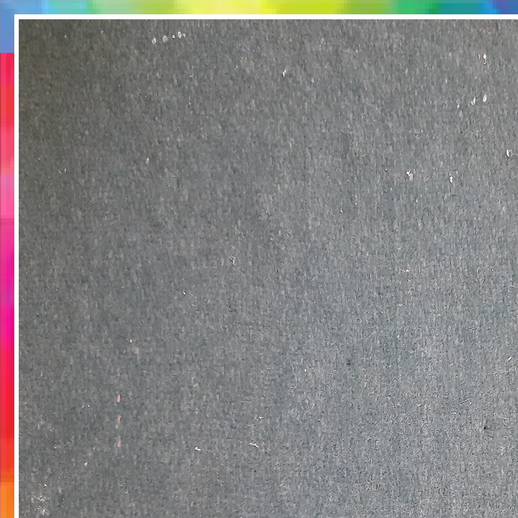
#> input picture input/raw/1.png, 518 x 518 px, shrunk from 940 x 940 before the run
$ python image_stitching_simple.py
#> lines starting #> are read from the running program, lines starting #| are printed output that depends on the picture
from imutils import paths
import numpy as np
import argparse
import imutils
import cv2

def rotateImage90R(src):
        img = cv2.imread(src)
        #print(type(img))
        #print(img.shape)

        img_rotate_90_clockwise = cv2.rotate(img, cv2.ROTATE_90_CLOCKWISE)
        cv2.imwrite(src, img_rotate_90_clockwise)

def loadImages(src):
#> called with src = 'input/raw'
        print("[INFO] loading images...")
        imagePaths = sorted(list(paths.list_images(src)))
        images = []

        for imagePath in imagePaths:
                image = cv2.imread(imagePath)
#> image is the input picture: shape (518, 518, 3); mean B, G, R 130.1, 130.3, 131.5
                images.append(image)

        return images

def stitchImages(images, dest):
        print("[INFO] stitching images...")
        stitcher = cv2.createStitcher() if imutils.is_cv3() else cv2.Stitcher_create()
        (status, stitched) = stitcher.stitch(images)

        if status == 0:
                print("[INFO] stitching complete...")

                cv2.imwrite(dest, stitched)

                '''
                cv2.imshow("Stitched", stitched)
                cv2.waitKey(0)
                #'''

                rotateImage90R(dest)
                return True
        else:
                print("[INFO] image stitching failed ({})".format(status))
                return False


# Driver Code
args = {}
args['images'] = 'input'# input('Source folder:')
args['output'] = 'output'# input('Dest/file:')
#print(args)

print('Source     : ', args['images'])
print('Destination: ', args['output'])
count = 2#int(input('Enter no. of rows: '))

images = loadImages(args['images']+'/raw')
#> images = 3 items
#print(images)

if(count == 3):
        print('Row 1:')
        stitchImages(images[:3], args['images']+'/row/1.jpg')
        print('Row 2:')
        stitchImages(images[3:6], args['images']+'/row/2.jpg')
        print('Row 3:')
        stitchImages(images[6:], args['images']+'/row/3.jpg')
elif(count == 2):
        print('Row 1:')
        stitchImages(images[:2], args['images']+'/row/1.jpg')
#> in stitchImages, `(status, stitched) = stitcher.stitch(images)`:
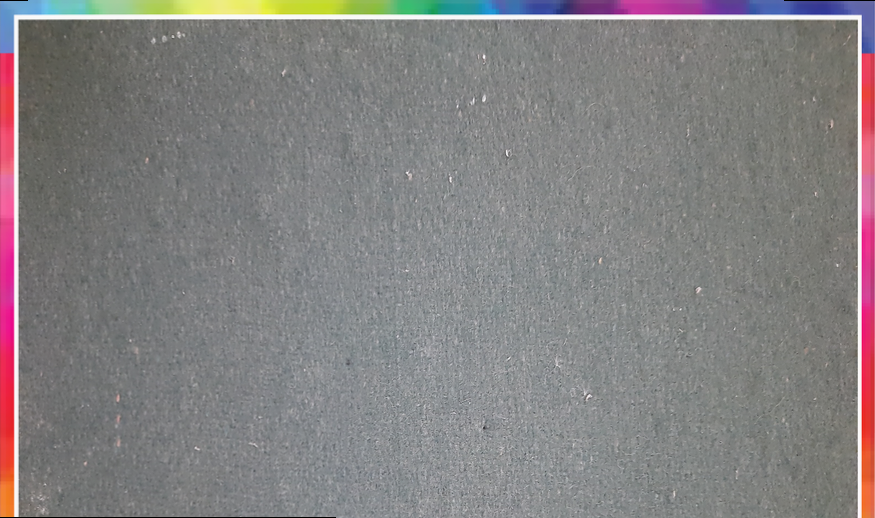
#> stitched: shape (518, 875, 3); mean of channels 0, 1, 2 129.7, 129.2, 131.9; drawn as B, G, R
#> in stitchImages, `(status, stitched) = stitcher.stitch(images)`: status = 0
#> in rotateImage90R, `img_rotate_90_clockwise = cv2.rotate(img, cv2.ROTATE_90_CLOCKWISE)`:
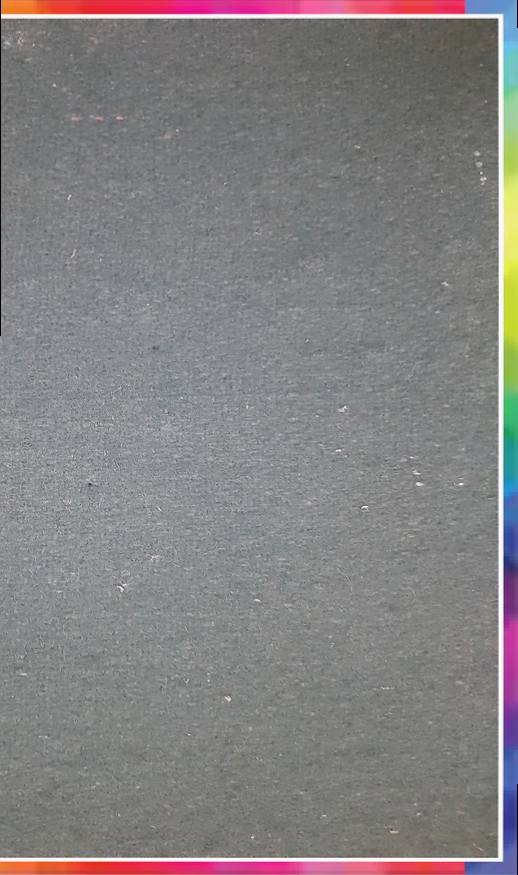
#> img_rotate_90_clockwise: shape (875, 518, 3); mean B, G, R 129.7, 129.2, 131.9
        print('Row 2:')
        stitchImages(images[2:], args['images']+'/row/2.jpg')
#| [INFO] image stitching failed (1)

images = loadImages(args['images']+'/row')
#print(images)

print('Final Image:')
stitchImages(images, args['output']+'/output.png')

rotateImage90R(args['output']+'/output.png')
rotateImage90R(args['output']+'/output.png')

image = cv2.imread('output/output.png')
cv2.imshow('image',image)
